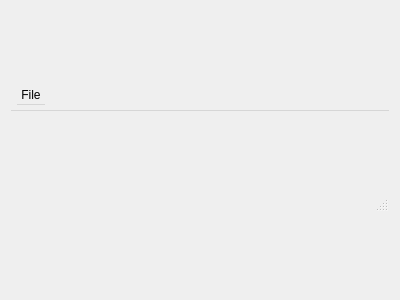
<?xml version="1.0" encoding="UTF-8"?>
<ui version="4.0">
 <class>Viewer3dMainWidget</class>
 <widget class="QWidget" name="Viewer3dMainWidget">
  <property name="geometry">
   <rect>
    <x>0</x>
    <y>0</y>
    <width>400</width>
    <height>300</height>
   </rect>
  </property>
  <property name="windowTitle">
   <string>Form</string>
  </property>
  <layout class="QVBoxLayout" name="layout_vertial_main_window">
   <item>
    <widget class="QMenuBar" name="menubar">
     <property name="minimumSize">
      <size>
       <width>0</width>
       <height>0</height>
      </size>
     </property>
     <property name="maximumSize">
      <size>
       <width>16777215</width>
       <height>25</height>
      </size>
     </property>
     <widget class="QMenu" name="menuFile">
      <property name="title">
       <string>File</string>
      </property>
     </widget>
     <addaction name="menuFile"/>
    </widget>
   </item>
   <item>
    <layout class="QHBoxLayout" name="layout_horizontal"/>
   </item>
   <item>
    <widget class="QStatusBar" name="statusbar">
     <property name="maximumSize">
      <size>
       <width>16777215</width>
       <height>20</height>
      </size>
     </property>
    </widget>
   </item>
  </layout>
 </widget>
 <resources/>
 <connections/>
</ui>
